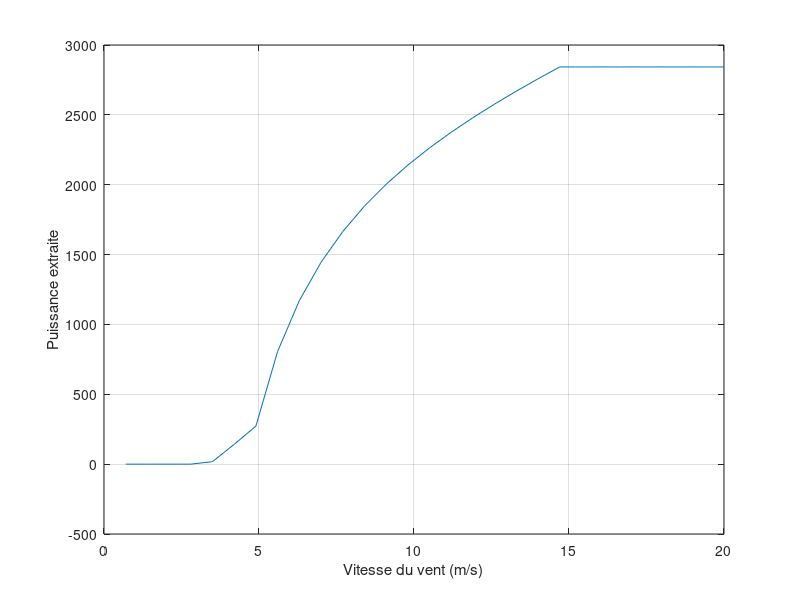

Here is the MATLAB script that generated this plot:

%Entrees

beta=0.0349; %angle de calage en rad
Vinf=0:0.7:15; %variation de la vitesse du vent en m/s
R=5; %distance min de du centre de rotor en m
r=1.25; %distance min de du centre de rotor en m
B=2; %nombre de pale
om=7.5; %vitesse de rotation en rad/s
eps=10^(-6); %precision
cl=0.6; %coef de portance
cd=0.07; %coef de trainee
rho=1.2; %masse volumique de l'air

%discretisation de la pale en 400elements
ri=linspace(r,R,200); 
h=(5-1.25)/400;


n=length(Vinf);
m=length(ri);

sigma=zeros(n);
Phi=zeros(m,n);
c=zeros(m); %corde
s=zeros(m); %surface

alpha=zeros(m,n); %angle d'attaque
w=zeros(m,n); %vitesse relative
cpe=zeros(m,n); %coef de puissance pour un element
cptot=zeros(1,n); %coef de puissance globale
Pmax=zeros(1,n);
Ptot=zeros(1,n); %puissance totale

%Initialisation
a1=0.3*ones(m,n);
a2=zeros(m,n);
temp=[]; %var temporaire


%calcul élémentaire
for j=1:n
    a1=0.3*ones(m,n);
    a2=zeros(m,n);
    for i=1:m
        c(i)=0.864-0.1016*ri(i);
        s(i)=0.0375*c(i);
        sigma(i)=(B*c(i))/(2*pi*ri(i));
        temp(1)=0;
        temp(2)=0.3;
        while (abs(a1(i,j)-temp(1))>eps && abs(a2(i,j)-temp(2))>eps) 
         Phi(i,j)=atan((Vinf(j)*(1-a1(i,j)))/((om*ri(i))*(1+a2(i,j))));
         w(i,j)=sqrt(((Vinf(j)*(1-a1(i,j)))^2)+(ri(i)*om*(1+a2(i,j)))^2);
         alpha(i,j)=(Phi(i,j)-beta)*57.2958;
         temp(1)=a1(i,j);
         temp(2)=a2(i,j);
        a1(i,j)=(1+((4*(sin(Phi(i,j))^2)/(sigma(i)*(cl*cos(Phi(i,j))+cd*sin(Phi(i,j)))))))^(-1);
        a2(i,j)=(-1+((4*(sin(Phi(i,j))*cos(Phi(i,j)))/(sigma(i)*(-cd*cos(Phi(i,j))+cl*sin(Phi(i,j)))))))^(-1);
        end

        cpe(i,j)=8*((Vinf(j)*R)^(-2))*(om^2)*(1-a1(i,j))*a2(i,j)*(ri(i)^3);
    end
end

ri=transpose(ri);

%calcul de l'integrale des éléments par la méthode de trapezes
for j=1:n
   cptot(1,j)=B*trapz(ri(:,1),cpe(:,j));
end

%cptot(10)=0.12;

for j=1:n
Pmax(j)=2*0.5*pi*rho*(R^2)*(Vinf(j))^2;
end 

%calcul de la puissance totale
for j=1:n
    Ptot(j)=cptot(j)*Pmax(j);
end

 %plot(Vinf,cptot)
 i=0;
 for V=15:0.1:20
     i=i+1;
     Ptot(i+22)=Ptot(22);
     Vinf(i+22)=V;
 end
 

plot(Vinf,Ptot)
grid on
xlabel('Vitesse du vent (m/s)')
ylabel('Puissance extraite')
